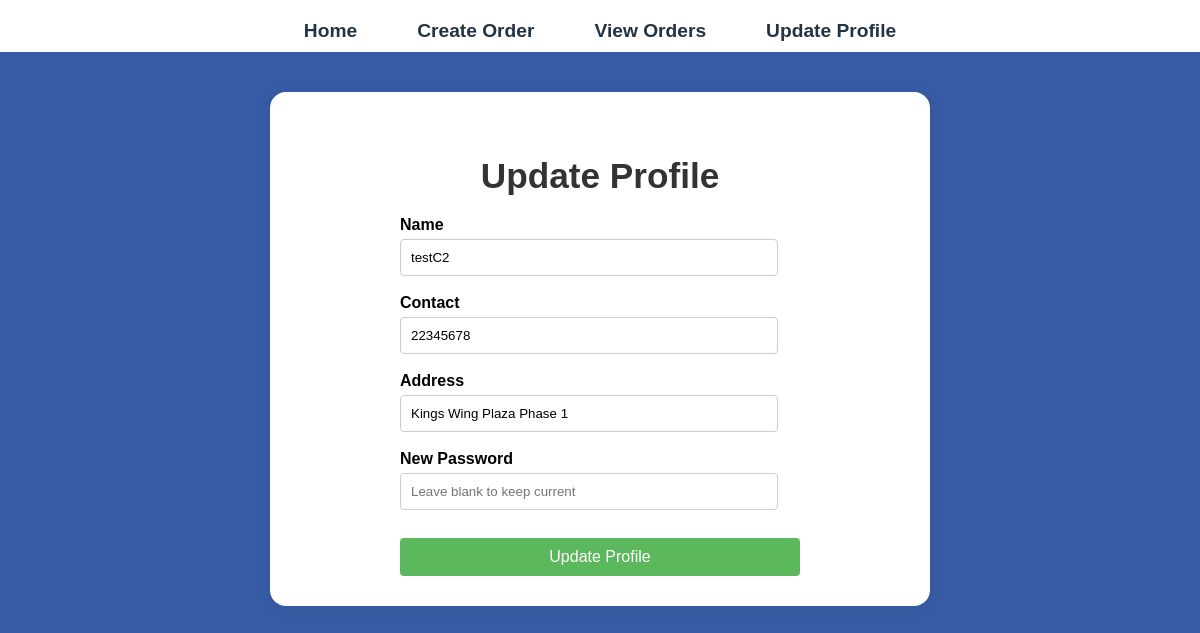
The page /customer/update_profile.php (signed in) on the database its author committed.
### tables this page shows
CREATE TABLE `customer` (
  `cid` int(11) NOT NULL,
  `cname` varchar(255) NOT NULL,
  `cpassword` varchar(255) NOT NULL,
  `ctel` int(11) DEFAULT NULL,
  `caddr` text DEFAULT NULL,
  `company` varchar(255) DEFAULT NULL
);

### customer/update_profile.php (the view, shortened to what this page needs)
<?php
require_once('../includes/db_connect.php');
$cid = $_SESSION['customerID'];
$sql = "SELECT * FROM customer WHERE cid = $cid";
$result = mysqli_query($conn, $sql);
$row = mysqli_fetch_assoc($result);
$name = isset($row['cname']) ? htmlspecialchars($row['cname']) : '';
$contact = isset($row['ctel']) ? htmlspecialchars($row['ctel']) : '';
$address = isset($row['caddr']) ? htmlspecialchars($row['caddr']) : '';
?>
<!DOCTYPE html>
<html lang="en">
<head>
  <link rel="stylesheet" href="../css/styles.css">
</head>
<body>
  <div class="navbar">
    <a href="home.php">Home</a>
    <a href="create_order.php">Create Order</a>
    <a href="view_order.php">View Orders</a>
    <a href="update_profile.php">Update Profile</a>
  </div>
  <div class="container">
    <div class="header">
      <h1>Update Profile</h1>
    </div>
    <form method="POST" action="http://localhost/1C-Group6/customer/update_profile.php" style="max-width:400px;margin:0 auto;">
      <label for="cname">Name</label>
      <input type="text" id="cname" name="cname" value="<?php echo $name; ?>" required><br><br>
      <label for="contact">Contact</label>
      <input type="text" id="contact" name="contact" value="<?php echo $contact; ?>" required><br><br>
      <label for="address">Address</label>
      <input type="text" id="address" name="address" value="<?php echo $address; ?>" required><br><br>
      <label for="password">New Password</label>
      <input type="password" id="password" name="password" placeholder="Leave blank to keep current"><br><br>
      <button type="submit">Update Profile</button>
    </form>
  </div>
</body>
</html>

### css/styles.css (style rules this page uses)
body { font-family: 'Arial', sans-serif; background-color: #375ca5; margin: 0; }
.container { background: white; padding: 20px; border-radius: 8px; box-shadow: 0 0 10px rgba(0, 0, 0, 0.1); width: 80%; max-width: 800px; margin: 20px auto; }
h1, h2 { text-align: center; color: #333; }
.navbar { background-color: #f8f9fa; padding: 10px; width: 100%; box-shadow: 0 1px 5px rgba(0, 0, 0, 0.1); }
.navbar a { text-decoration: none; color: #375ca5; font-weight: bold; }
label { display: block; margin-bottom: 5px; font-weight: bold; }
input[type="text"], input[type="tel"], input[type="password"], input[type="date"], input[type="number"] { width: calc(100% - 22px); padding: 10px; border: 1px solid #ccc; border-radius: 4px; box-sizing: border-box; }
button { width: 100%; padding: 10px; background-color: #5cb85c; color: white; border: none; border-radius: 4px; cursor: pointer; font-size: 16px; margin-top: 10px; }

### customer/update_profile.php (style rules this page uses)
.navbar { display: flex; justify-content: center; align-items: center; background: #fff; padding: 20px 0 10px 0; box-shadow: 0 2px 8px rgba(0,0,0,0.04); margin-bottom: 30px; }
.navbar a { color: #234; text-decoration: none; font-weight: bold; margin: 0 30px; font-size: 1.2em; transition: color 0.2s; }
.container { max-width: 600px; margin: 40px auto; background: #fff; border-radius: 16px; padding: 40px 30px 30px 30px; box-shadow: 0 2px 16px rgba(0,0,0,0.08); }
.header h1 { font-size: 2.2em; margin-bottom: 20px; text-align: center; }

### rows shown on the page
customer: cname "testC2", contact "22345678", address "Kings Wing Plaza Phase 1"
